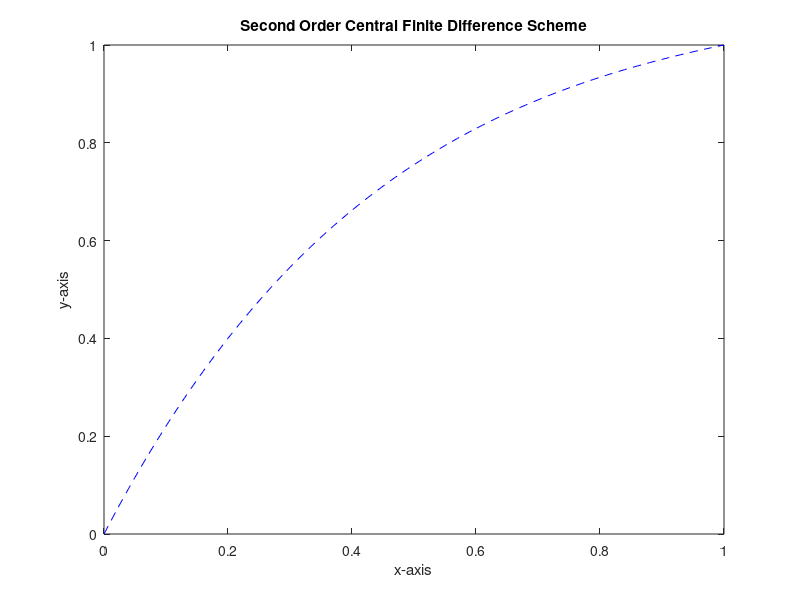

MATLAB code to generate this figure:
clear
close all

% Define the boundary conditions and interval
a = 0;
b = 1;
y_a = 0;
y_b = 1;

% Step size and number of intervals
h = 0.01;
n = (b - a) / h + 1;

% Generate x values
x = linspace(a, b, n);

% Initialize coefficient matrix A and solution vector B
A = zeros(n - 2, n - 2);
B = zeros(n - 2, 1);

% Construct coefficient matrix A and solution vector B
for i = 1:(n - 2)
    for j = 1:(n - 2)
        % Diagonal elements
        if i == j
            A(i, j) = - (2 - (h ^ 2));
        % Off-diagonal elements
        elseif j == i + 1
            A(i, j) = 1 + h;
        elseif j == i - 1
            A(i, j) = 1 - h;
        end
    end

    % Boundary conditions for vector B
    if i == 1
        B(i, 1) = (h ^ 2) * x(i + 1) - (1 - (h / 2) * 2) * y_a;
    elseif i == (n - 2)
        B(i, 1) = (h ^ 2) * x(i + 1) - (1 + (h / 2) * 2) * y_b;
    else
        B(i, 1) = (h ^ 2) * x(i + 1);
    end
end

% Solve for y using linear system of equations
y_sol = A\B;

% Concatenate boundary values with solution
y = [y_a, y_sol.', y_b];

% Plot the solution
plot(x, y, '--b');
xlabel('x-axis');
ylabel('y-axis');
title('Second Order Central Finite Difference Scheme');